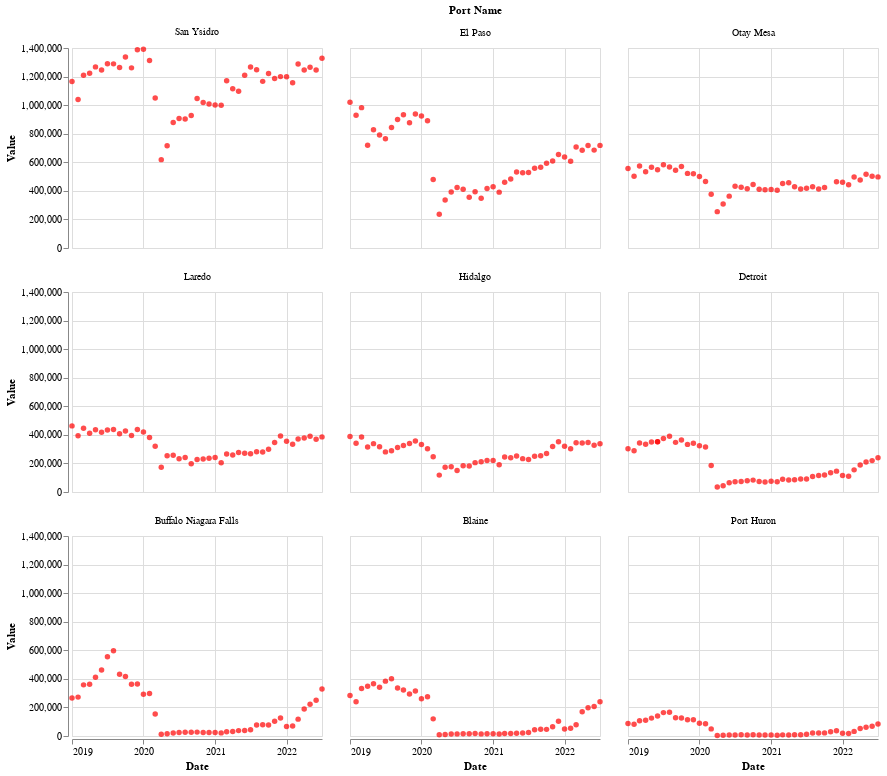

This figure's notebook cell:
### Code cell
import altair as alt

br = alt.selection_interval(encodings=['x'])
colours = alt.condition(br, alt.value('red'), alt.value('blue'))

alt.Chart(df3a_2).mark_point().encode(x = alt.X('Date', scale=alt.Scale(zero=False),axis=alt.Axis(format='%Y'), title='Date'),
    y = "Value",
    facet=alt.Facet('Port Name', columns=3,sort=alt.EncodingSortField(field='Value', op='mean',order='descending')),
    color = colours).properties(width=250,height=200

    ).add_selection(br).configure_mark(filled=True)

### Figure 1 — Vega-Lite specification as saved in the notebook (floating-point values rounded to 4 significant figures; data arrays with more than 128 entries replaced by an {"elided": "..."} marker saying what was removed)
{"config": {"view": {"continuousWidth": 400, "continuousHeight": 300}, "mark": {"filled": true}}, "data": {"name": "data-3c45c308697a491753abc729d642c64c"}, "mark": "point", "encoding": {"color": {"condition": {"value": "red", "selection": "selector009"}, "value": "blue"}, "facet": {"columns": 3, "field": "Port Name", "sort": {"field": "Value", "op": "mean", "order": "descending"}, "type": "nominal"}, "x": {"axis": {"format": "%Y"}, "field": "Date", "scale": {"zero": false}, "title": "Date", "type": "temporal"}, "y": {"field": "Value", "type": "quantitative"}}, "height": 200, "selection": {"selector009": {"type": "interval", "encodings": ["x"]}}, "width": 250, "$schema": "https://vega.github.io/schema/vega-lite/v4.17.0.json", "datasets": {"data-3c45c308697a491753abc729d642c64c": {"elided": "387 records"}}}
